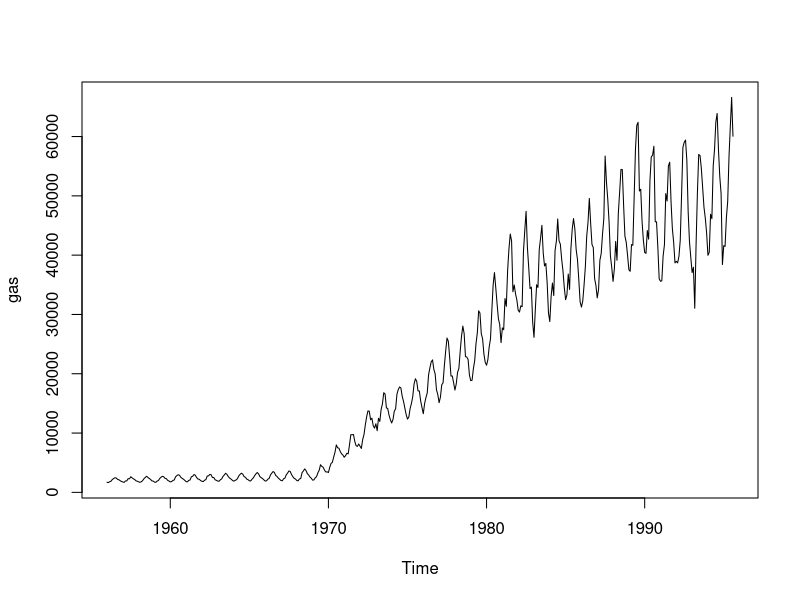
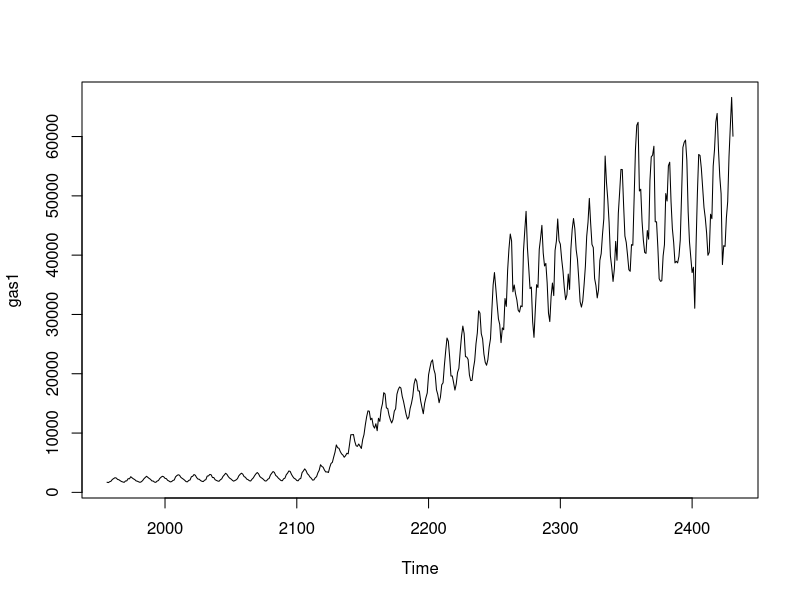
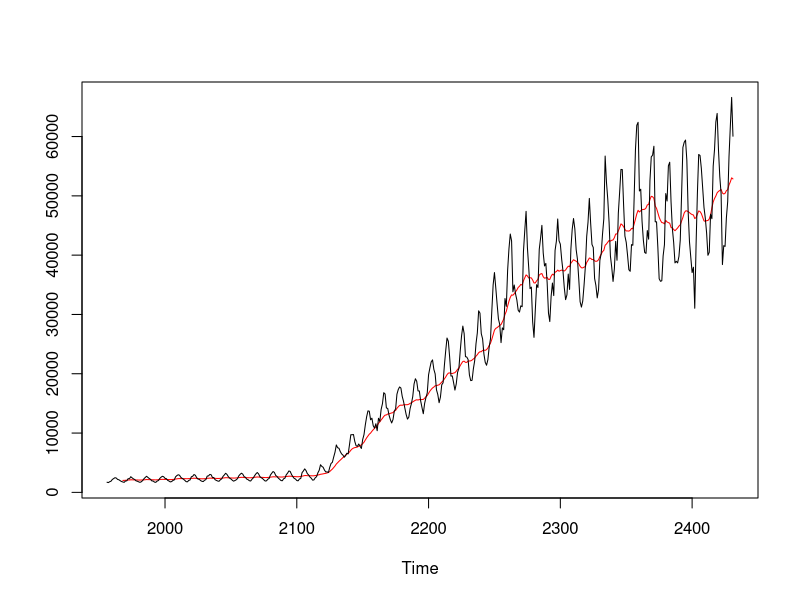
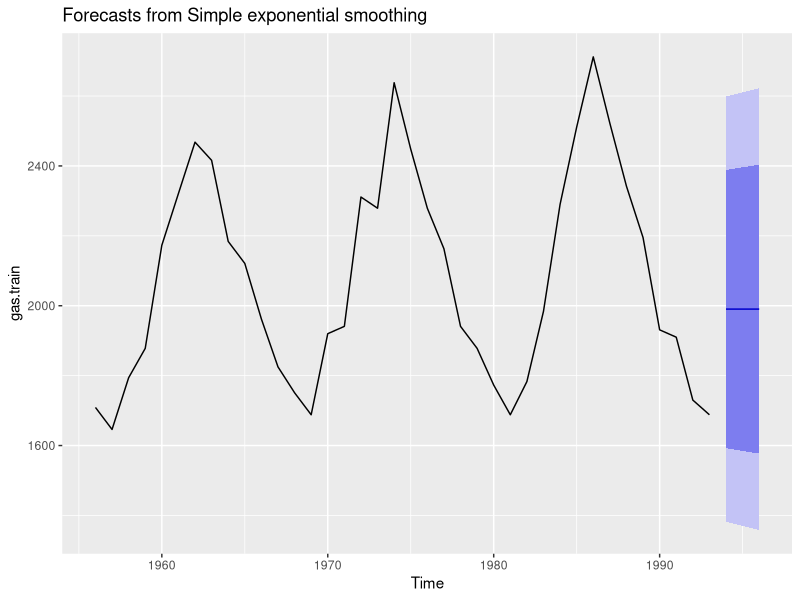
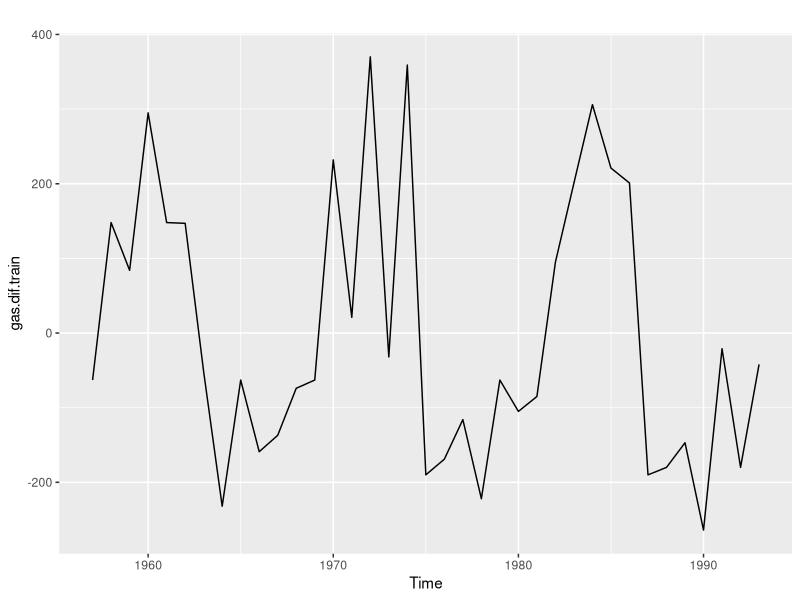

The R script that drew these images, in order: (Note: this script raises an error after producing the figures.)
install.packages("forecast")
library(forecast)
plot(gas)
str(gas)
gas1 <- ts(gas, start=c(1956),frequency =1)
plot.ts(gas1)

#create train and test data
gas.train <- window(gas1, end = c(1993))
gas.test<- window(gas1, start = c(1994))

#simple moving average
library(TTR)
Gas.SMA <- SMA(gas1,n=13)
ts.plot(Gas.SMA, gas1, gpars = list(col = c("red", "black")))

#simple exponential smoothing #no trend no seasonality
#constant forecast
ses.gas = ses(gas.train, alpha = 0.2, h=3)
autoplot(ses.gas)
accuracy(ses.gas, gas.test)
ses.gas$model
ses.gas$fitted

#lag 1 difference #ses on diff sales data
gas.dif.train <- diff(gas.train)
gas.dif.test <- diff(gas.test)

autoplot(gas.dif.train)
ses.msales.dif <- ses(msales.dif.train, h = 2)
ses.msales.dif$model

accuracy(ses.msales.dif, msales.dif.test)
autoplot(ses.msales.dif)

#holt's model with level and trend but no seasonality
#double exponential smoothing
holt.gas <- holt(gas.train, h = 3)
autoplot(holt.gas)
autoplot(forecast(holt.gas))

holt.gas$model
holt.gas$mean
holt.gas$fitted
accuracy(holt.gas, gas.test)
